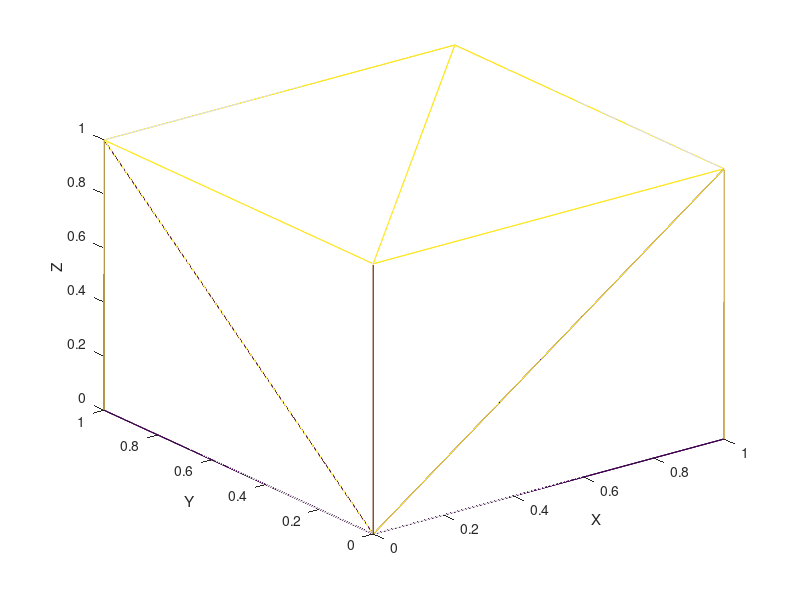

Recreate this plot in MATLAB.
function stla_io_test06

%*****************************************************************************80
%
%% TEST06 uses MATLAB's TRIMESH routine to display STLA data.
%
%  Licensing:
%
%    This code is distributed under the GNU LGPL license.
%
%  Modified:
%
%    24 September 2005
%
%  Author:
%
%    John Burkardt
%
  face_num = 12;
  node_num = 8;

  face_node = [ ...
    1, 3, 2; ...
    2, 3, 4; ...
    1, 6, 5; ...
    1, 2, 6; ...
    3, 7, 4; ...
    4, 7, 8; ...
    5, 6, 8; ...
    5, 8, 7; ...
    1, 5, 7; ...
    1, 7, 3; ...
    2, 4, 6; ...
    6, 4, 8 ]';
  face_normal = [ ...
    0.0,  0.0, -1.0; ...
    0.0,  0.0, -1.0; ...
    0.0, -1.0,  0.0; ...
    0.0, -1.0,  0.0; ...
    0.0, +1.0,  0.0; ...
    0.0, +1.0,  0.0; ...
    0.0,  0.0, +1.0; ...
    0.0,  0.0, +1.0; ...
   -1.0,  0.0,  0.0; ...
   -1.0,  0.0,  0.0; ...
   +1.0,  0.0,  0.0; ...
   +1.0,  0.0,  0.0 ]';
  node_xyz = [ ...
    0.0, 0.0, 0.0; ...
    1.0, 0.0, 0.0; ...
    0.0, 1.0, 0.0; ...
    1.0, 1.0, 0.0; ...
    0.0, 0.0, 1.0; ...
    1.0, 0.0, 1.0; ...
    0.0, 1.0, 1.0; ...
    1.0, 1.0, 1.0 ]';

  fprintf ( 1, '\n' );
  fprintf ( 1, 'TEST06\n' );
  fprintf ( 1, '  The MATLAB routine TRIMESH will plot a triangulated surface.\n' );
  fprintf ( 1, '  It can be used to display the object described by an\n' );
  fprintf ( 1, '  ASCII STL file.\n' );

  trimesh ( face_node', node_xyz(1,:), node_xyz(2,:), node_xyz(3,:) );

  xlabel ( 'X' )
  ylabel ( 'Y' )
  zlabel ( 'Z' )

  return
end
